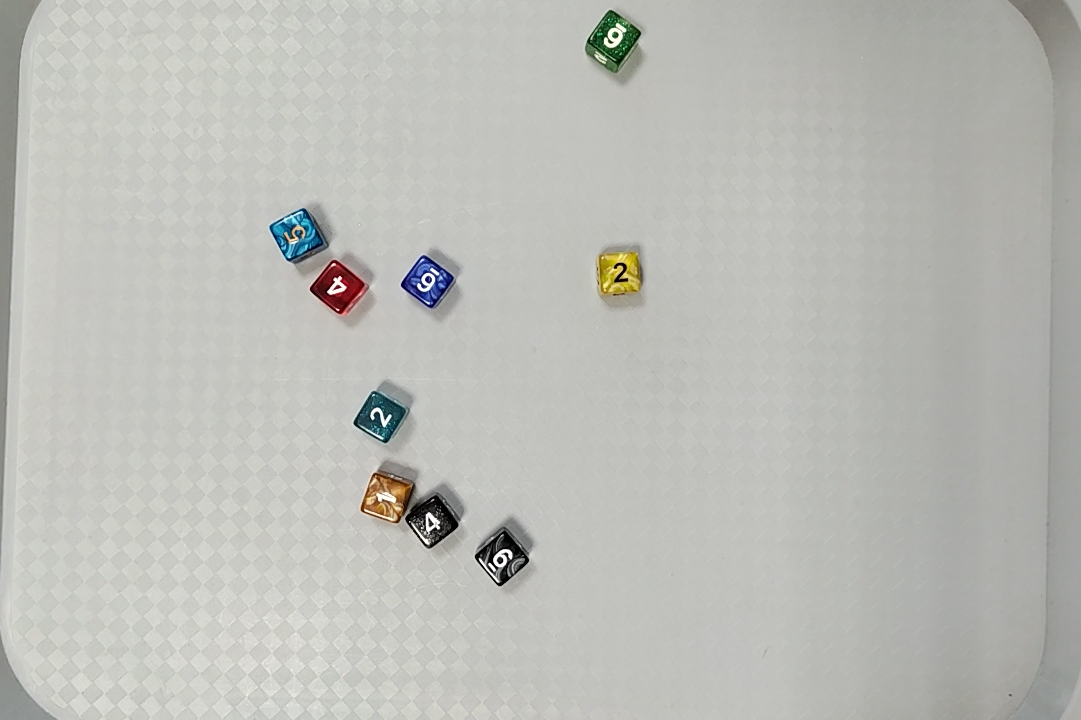
%> input picture datasets/dataset_train/images/image_0003.png, 1081 x 720 px
$ octave test_old.m   (GNU Octave 9; MATLAB toolbox functions it lacks are replaced by stand-ins)
%> lines starting %> are read from the running program, lines starting %| are printed output that depends on the picture; in (x1, y1, x2, y2) boxes, pixels count from 0 and x2, y2 are one past the last pixel; in counts of white or black regions, pixels touching at a corner belong together; the program's own positions count from 1
close all;
clear all;

%% --- SCRIPT INIZIALE PER TESTARE SINGOLE COMPONENTI CON DEBUG --

%% 1. CARICAMENTO IMMAGINE
img_path = "../datasets/dataset_train/images/image_0003.png";
img = imread(img_path);
%> img is the input picture: size 720x1081x3 uint8; mean R, G, B 187.2, 188.1, 183.2
figure, imshow(img), title("1. Immagine Originale");

%% 2. SEGMENTAZIONE INIZIALE (segment_dices_initial)
hsv = rgb2hsv(img);
%> hsv: size 720x1081x3 double; mean H, S, V 0.203, 0.0366, 0.74
S = hsv(:,:,2);
V = hsv(:,:,3);

figure,
subplot(1, 2, 1), imshow(S), title("S channel");
subplot(1, 2, 2), imshow(V), title("V channel");

t1 = graythresh(S);
%> t1 = 0.373
S_bin = imbinarize(S, t1);
%> S_bin: size 720x1081 logical; 1.4% white; 59 white regions (44 under 20 px), largest, box (x1, y1, x2, y2) and area: (597, 252, 641, 296) 1704, (310, 260, 367, 315) 1605, (269, 208, 324, 261) 1487

S_med = medfilt2(S, [9 9]);
V_med = medfilt2(V, [9 9]);

S_smooth = imgaussfilt(S_med, 1.5);
V_smooth = imgaussfilt(V_med, 1.5);

edges_S = edge(S_smooth, 'prewitt');
%> edges_S: size 720x1081 logical; 0.21% white in thin lines or dots, all inside (x1, y1, x2, y2) = (270, 11, 642, 530)
edges_V = edge(V_smooth, 'prewitt');
%> edges_V: size 720x1081 logical; 0.46% white in thin lines or dots
edges_combined = edges_S | edges_V;
%> edges_combined: size 720x1081 logical; 0.63% white in thin lines or dots

dices_mask_initial = S_bin | edges_combined;
%> dices_mask_initial: size 720x1081 logical; 1.8% white; 92 white regions (62 under 20 px), largest, box (x1, y1, x2, y2) and area: (361, 460, 458, 547) 2149, (597, 244, 645, 308) 1862, (310, 250, 367, 315) 1688

figure,
subplot(1,3,1), imshow(S_bin), title("S Binarizzato");
subplot(1,3,2), imshow(edges_combined), title("Edges (S+V)");
subplot(1,3,3), imshow(dices_mask_initial), title("2. Maschera Iniziale (Unita)");

%% 3. PULIZIA MORFOLOGICA E RIMOZIONE BORDI
margin = 2;
[h, w] = size(dices_mask_initial);
[labels_borders, n_borders] = bwlabel(dices_mask_initial);
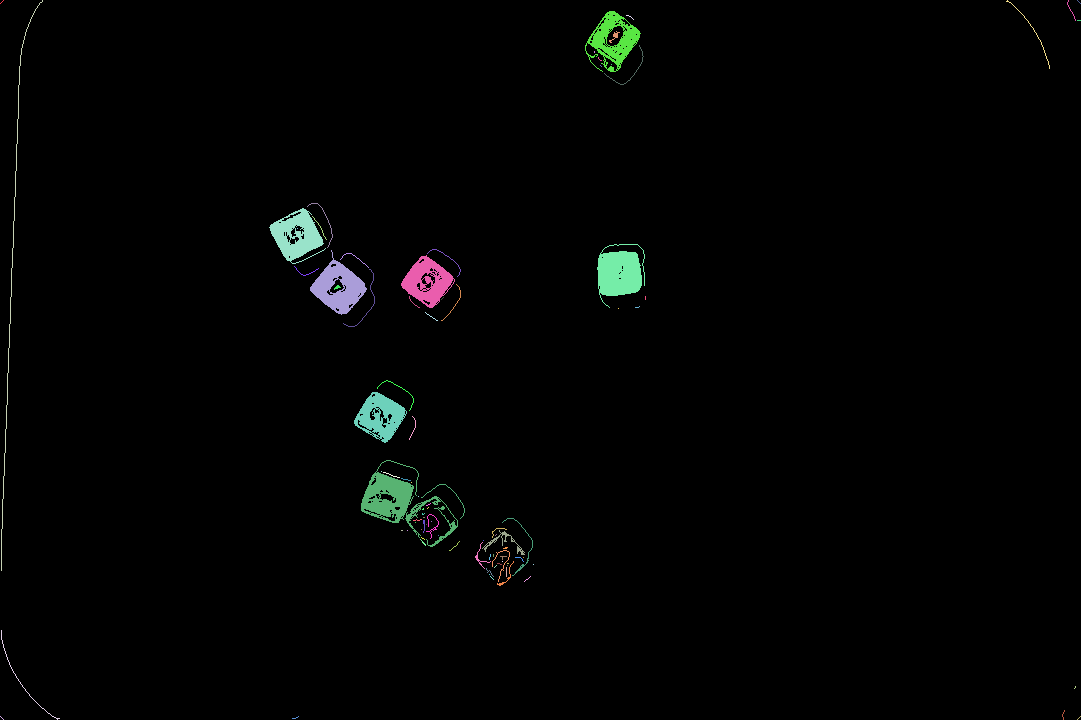
%> labels_borders: size 720x1081 double; 93 distinct labels, from 0 to 92; one colour per label, 0 black
%> n_borders = 92
cleanedMask = dices_mask_initial;

for i = 1:n_borders
    [rows, cols] = find(labels_borders == i);
    if min(rows) <= margin || max(rows) >= h - margin || min(cols) <= margin || max(cols) >= w - margin
        cleanedMask(labels_borders == i) = 0;
    end
end
%> this loop made 92 passes
%> (rows, cols) on passes 1, 2, 6, 8: ([4; 3; 2; 1], [1; 2; 3; 4]), ([717; 718; 719; 720], [1; 2; 3; 4]), ([719; 719; 719; 719; 718; 718; 717], [293; 294; 295; 296; 297; 298; 299]), (229, 298)
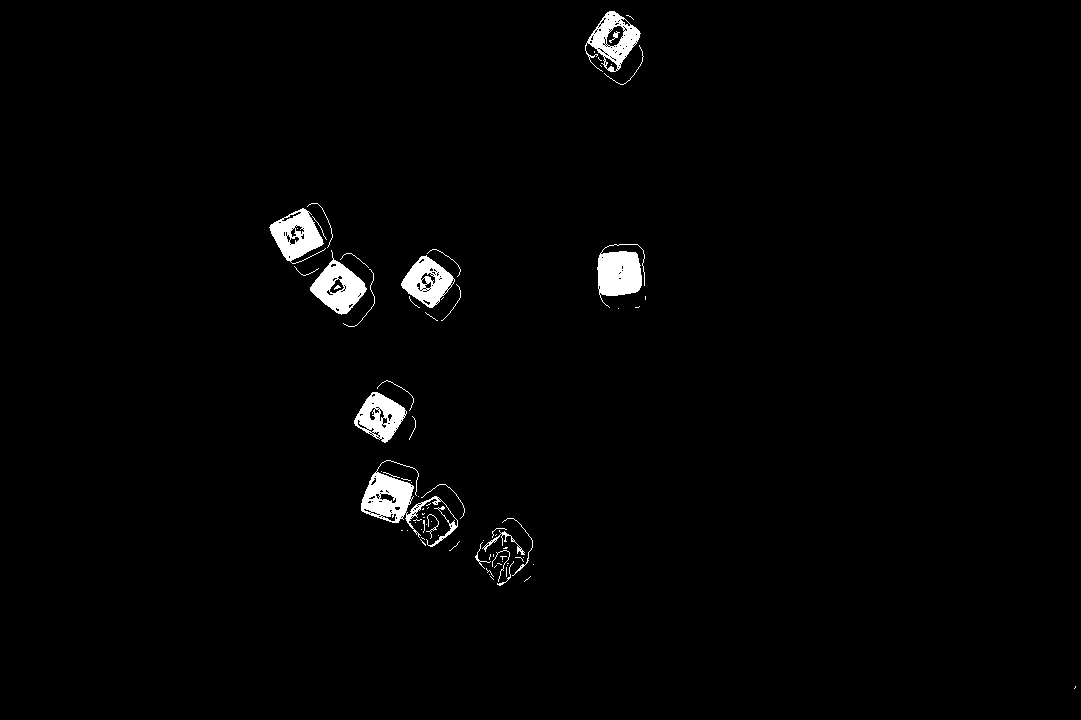
%> cleanedMask: size 720x1081 logical; 1.7% white; 81 white regions (55 under 20 px), largest, box (x1, y1, x2, y2) and area: (361, 460, 458, 547) 2149, (597, 244, 645, 308) 1862, (310, 250, 367, 315) 1688

closedMask = imclose(cleanedMask, strel("disk", 11));
%> closedMask: size 720x1081 logical; 3.3% white; 8 white regions (1 under 20 px), largest, box (x1, y1, x2, y2) and area: (269, 203, 375, 327) 6370, (361, 458, 465, 551) 5476, (585, 11, 644, 85) 2948
openedMask = imopen(closedMask, strel("disk", 13));
%> openedMask: size 720x1081 logical; 3.2% white; 7 white regions, largest, box (x1, y1, x2, y2) and area: (272, 205, 375, 324) 6243, (362, 461, 464, 546) 5300, (586, 13, 643, 83) 2868
morphed_mask = imerode(openedMask, strel("disk", 3));
%> morphed_mask: size 720x1081 logical; 2.8% white; 7 white regions, largest, box (x1, y1, x2, y2) and area: (274, 207, 373, 322) 5509, (364, 463, 462, 544) 4665, (588, 15, 641, 81) 2456

figure,
subplot(1,3,1), imshow(closedMask), title("Closing (11)");
subplot(1,3,2), imshow(openedMask), title("Opening (11)");
subplot(1,3,3), imshow(morphed_mask), title("3. Dopo Pulizia (Erode 5)");

%% 4. ETICHETTATURA E CALCOLO AREE
max_expected_dice_area = 2000;

label = logical(morphed_mask);
stats = regionprops(label, 'Area', 'PixelIdxList');
%> stats = 7 regions; Area: 5509, 4665, 2456, 2437, 2262, 2092, 2047
areas = [stats.Area];
%> areas = [5509 2047 4665 2437 2092 2456 2262]

q75 = prctile(areas, 75);
%> q75 = 4112.8
areas_normal = areas(areas <= q75);
%> areas_normal = [2047 2437 2092 2456 2262]
mean_area = mean(areas_normal);
%> mean_area = 2258.8

if isnan(mean_area) || mean_area > max_expected_dice_area
    mean_area = max_expected_dice_area;
end

area_threshold = 1.5 * mean_area;

mask_to_separate = false(size(morphed_mask));
mask_ok = false(size(morphed_mask));

for i = 1:length(stats)
    if stats(i).Area > area_threshold
        mask_to_separate(stats(i).PixelIdxList) = true;
    else
        mask_ok(stats(i).PixelIdxList) = true;
    end
end
%> this loop made 7 passes
%> mask_ok: size 720x1081 logical; 1.5% white; 5 white regions, box (x1, y1, x2, y2) and area: (588, 15, 641, 81) 2456, (405, 252, 459, 317) 2437, (600, 246, 643, 306) 2262, (479, 522, 531, 580) 2092, (359, 384, 412, 438) 2047
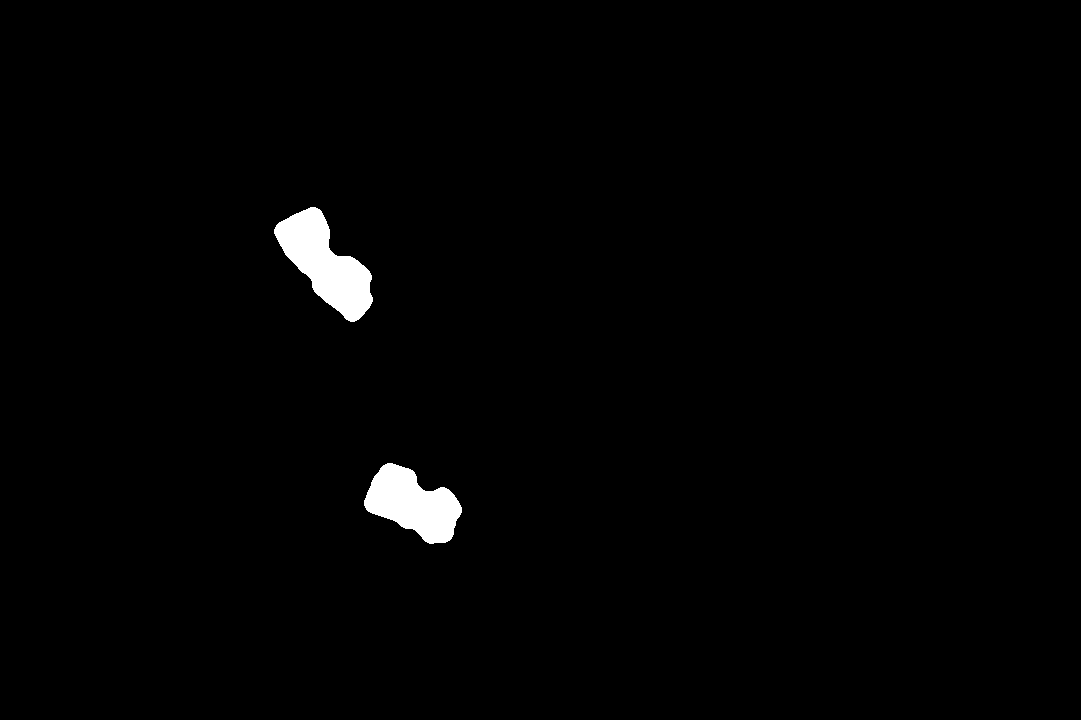
%> mask_to_separate: size 720x1081 logical; 1.3% white; 2 white regions, box (x1, y1, x2, y2) and area: (274, 207, 373, 322) 5509, (364, 463, 462, 544) 4665

figure,
subplot(1,2,1), imshow(mask_ok), title(sprintf("Dadi OK (Area media usata: %.1f)", mean_area));
subplot(1,2,2), imshow(mask_to_separate), title("Da Separare");

%% 5. SEPARAZIONE WATERSHED/VORONOI
cc = bwconncomp(mask_to_separate);
%> cc = 2 connected components
mask_separated = false(size(mask_to_separate));

avg_radius = sqrt(mean_area / pi);
min_distance = avg_radius * 0.9;

for i = 1:cc.NumObjects
    region = false(size(mask_to_separate));
    region(cc.PixelIdxList{i}) = true;

    n_dices = max(2, min(round(length(cc.PixelIdxList{i}) / mean_area), 8));

    D = bwdist(~region);
    D_smooth = imgaussfilt(D, 2);
    local_max = imregionalmax(D_smooth) & region;
    [rows, cols] = find(local_max);
    vals = arrayfun(@(r,c) D_smooth(r,c), rows, cols);
    [~, idx] = sort(vals, 'descend');
    candidates = [cols(idx), rows(idx)];

    if isempty(candidates)
        mask_separated = mask_separated | region;
        continue;
    end

    seeds = candidates(1,:);
    for j = 2:size(candidates, 1)
        distances = vecnorm(seeds - candidates(j,:), 2, 2);
        if all(distances > min_distance)
            seeds = [seeds; candidates(j,:)];
        end
        if size(seeds, 1) >= n_dices
            break;
        end
    end

    [r_reg, c_reg] = find(region);
    pixel_coords = [c_reg, r_reg];
    dist_to_seeds = zeros(length(r_reg), size(seeds,1));
    for s = 1:size(seeds, 1)
        dist_to_seeds(:, s) = vecnorm(pixel_coords - seeds(s,:), 2, 2);
    end

    [~, assignment] = min(dist_to_seeds, [], 2);
    linear_idx = sub2ind(size(region), r_reg, c_reg);
    label_map = zeros(size(region));
    label_map(linear_idx) = assignment;

    boundaries = false(size(region));
    for s = 1:size(seeds, 1)
        seg = label_map == s;
        eroded = imerode(seg, strel('disk', 1));
        boundaries = boundaries | (seg & ~eroded);
    end

    separated_region = region & ~boundaries;
    mask_separated = mask_separated | separated_region;
end
%> this loop made 2 passes
%> (n_dices, rows, cols, vals, idx, candidates) on passes 1 to 2: (3, [238; 283], [305; 344], [23.28; 24.59], [2; 1], [344 283; 305 238]), (2, [494; 515], [395; 433], [23.75; 22.35], [1; 2], [395 494; 433 515])
%> mask_separated: size 720x1081 logical; 1.2% white; 4 white regions, box (x1, y1, x2, y2) and area: (308, 254, 372, 321) 2771, (275, 208, 331, 274) 2403, (365, 464, 421, 525) 2199, (403, 488, 461, 543) 2140
%> region: size 720x1081 logical; 0.6% white; 1 white region, box (x1, y1, x2, y2) and area: (364, 463, 462, 544) 4665

%% 6. FINAL CLEANUP
dices_mask_combined = mask_ok | mask_separated;
%> dices_mask_combined: size 720x1081 logical; 2.7% white; 9 white regions, largest, box (x1, y1, x2, y2) and area: (308, 254, 372, 321) 2771, (588, 15, 641, 81) 2456, (405, 252, 459, 317) 2437
dices_mask_final = dices_mask_combined;

[labels_final, n_final] = bwlabel(dices_mask_final);
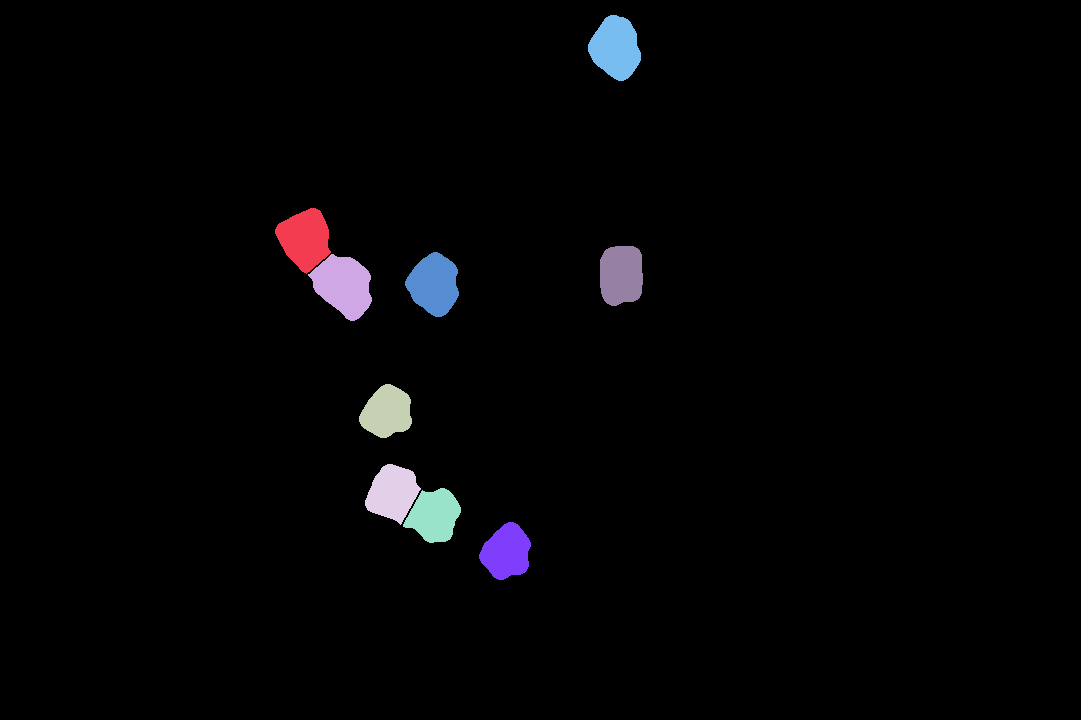
%> labels_final: size 720x1081 double; 10 distinct labels, from 0 to 9; one colour per label, 0 black
%> n_final = 9
areas_final = zeros(1, n_final);
for i = 1:n_final
    areas_final(i) = sum(labels_final(:) == i);
end
%> this loop made 9 passes
%> after the loop, areas_final = [2403 2771 2047 2199 2140 2437 2092 2456 2262]

medianArea = median(areas_final);
%> medianArea = 2262
if medianArea > 1500
    medianArea = 1500;
end

for i = 1:n_final
    if areas_final(i) > medianArea * 1.2
        excess = areas_final(i) / medianArea;
        dynamicErode = round(3 * excess);
        regionMask = labels_final == i;
        eroded = imerode(regionMask, strel("disk", dynamicErode));
        dices_mask_final(regionMask) = 0;
        dices_mask_final(eroded) = 1;
    end
end
%> this loop made 9 passes
%> (excess, dynamicErode) on passes 1 to 8: (1.6, 5), (1.85, 6), (1.36, 4), (1.47, 4), (1.43, 4), (1.62, 5), (1.39, 4), (1.64, 5)
%> dices_mask_final: size 720x1081 logical; 1.9% white; 9 white regions, largest, box (x1, y1, x2, y2) and area: (315, 260, 367, 316) 1819, (592, 19, 637, 77) 1716, (409, 256, 455, 313) 1695
%> eroded: size 720x1081 logical; 0.2% white; 1 white region, box (x1, y1, x2, y2) and area: (604, 250, 639, 302) 1570
%> regionMask: size 720x1081 logical; 0.29% white; 1 white region, box (x1, y1, x2, y2) and area: (600, 246, 643, 306) 2262

final_labels = bwlabel(dices_mask_final);
%> final_labels: size 720x1081 double; 10 distinct labels, from 0 to 9
dices_img = img .* uint8(cat(3, dices_mask_final, dices_mask_final, dices_mask_final));

figure,
subplot(1,2,1), imshow(label2rgb(final_labels, 'jet', 'k', 'shuffle')), title("Labeling Finale");
subplot(1,2,2), imshow(dices_img), title("Immagine Mascherata Finale");

%% 7. STIMA CENTRO E DISCO FINALE
num_dadi = max(final_labels(:));
%> num_dadi = 9

fixed_size = 64;
half_size = floor(fixed_size / 2);
circle_radius = 22;

for i = 1:num_dadi
    mask_dado = (final_labels == i);
    [r, c] = find(mask_dado);
    if isempty(r), continue; end

    min_r = min(r); max_r = max(r);
    min_c = min(c); max_c = max(c);

    crop_rgb = img(min_r:max_r, min_c:max_c, :);
    crop_mask = mask_dado(min_r:max_r, min_c:max_c);

    img_temp = crop_rgb;
    img_temp(repmat(~crop_mask, [1, 1, 3])) = 0;

    hsv_crop = rgb2hsv(img_temp);
    S_smooth = imgaussfilt(hsv_crop(:,:,2), 1.5);
    V_smooth = imgaussfilt(hsv_crop(:,:,3), 1.5);

    edge_OR = edge(S_smooth, 'canny') | edge(V_smooth, 'canny');

    mask_interna = imerode(crop_mask, strel('disk', 6));
    edge_OR(~mask_interna) = 0;

    edge_closed = imclose(edge_OR, strel('disk', 3));
    edge_filled = imfill(edge_closed, 'holes');

    stats = regionprops(edge_filled, 'Area', 'Eccentricity', 'Centroid');

    mask_erosa = imerode(crop_mask, strel('disk', 8));
    if any(mask_erosa(:))
        [r_m, c_m] = find(mask_erosa);
    else
        [r_m, c_m] = find(crop_mask);
    end
    ref_x = mean(c_m);
    ref_y = mean(r_m);

    if isempty(stats)
        center_x_local = ref_x;
        center_y_local = ref_y;
    else
        scores = zeros(1, length(stats));
        for b = 1:length(stats)
            eccentricity_penalty = 1 - stats(b).Eccentricity;
            scores(b) = stats(b).Area * (eccentricity_penalty ^ 2);
        end
        [~, idx_best] = max(scores);
        center_x_local = stats(idx_best).Centroid(1);
        center_y_local = stats(idx_best).Centroid(2);

        dist = sqrt((center_x_local - ref_x)^2 + (center_y_local - ref_y)^2);
        [h_crop, w_crop] = size(crop_mask);
        max_dist = min(h_crop, w_crop) * 0.3;

        if dist > max_dist
            center_x_local = ref_x;
            center_y_local = ref_y;
        end
    end

    center_x_abs = round(min_c + center_x_local - 1);
    center_y_abs = round(min_r + center_y_local - 1);

    x_start = max(1, center_x_abs - half_size);
    y_start = max(1, center_y_abs - half_size);
    x_end = min(size(img, 2), center_x_abs + half_size - 1);
    y_end = min(size(img, 1), center_y_abs + half_size - 1);

    fixed_square_crop = img(y_start:y_end, x_start:x_end, :);

    if size(fixed_square_crop,1) ~= fixed_size || size(fixed_square_crop,2) ~= fixed_size
        fixed_square_crop = imresize(fixed_square_crop, [fixed_size, fixed_size]);
    end

    [X, Y] = meshgrid(1:fixed_size, 1:fixed_size);
    center_c = fixed_size / 2 + 0.5;
    center_r = fixed_size / 2 + 0.5;
    circle_mask = (X - center_c).^2 + (Y - center_r).^2 <= circle_radius^2;

    final_masked_crop = fixed_square_crop;
    final_masked_crop(repmat(~circle_mask, [1, 1, 3])) = 0;

    figure('Name', sprintf('Dado %d', i), 'NumberTitle', 'off', 'Position', [300, 300, 900, 300]);

    subplot(1, 4, 1); imshow(crop_rgb);
    hold on; plot(center_x_local, center_y_local, 'r+', 'MarkerSize', 10, 'LineWidth', 2); hold off;
    title('Originale + Centro Stimato');

    subplot(1, 4, 2); imshow(edge_filled);
    hold on; plot(center_x_local, center_y_local, 'r+', 'MarkerSize', 10, 'LineWidth', 2); hold off;
    title('Blob Selezionato');

    subplot(1, 4, 3); imshow(fixed_square_crop);
    title(sprintf('Quadrato Fisso (%dx%d)', fixed_size, fixed_size));

    subplot(1, 4, 4); imshow(final_masked_crop);
    title(sprintf('Disco Finale (R=%d)', circle_radius));
end
%> this loop made 9 passes
%> (min_r, max_r, min_c, max_c, stats, ref_x, ref_y, idx_best) on passes 1, 4, 6: (213, 268, 280, 325, {Area 683, Centroid [27.1 26], Eccentricity 0.596}, 26.6, 27.31, 1), (468, 520, 369, 417, {Area 455, Centroid [25.1 27.1], Eccentricity 0.537}, 25.32, 25.89, 1), (257, 313, 410, 455, {Area 669, Centroid [25.6 26.1], Eccentricity 0.607}, 25.43, 28.84, 1)
%> pass 1, `title(sprintf('Disco Finale (R=%d)', circle_radius));`:
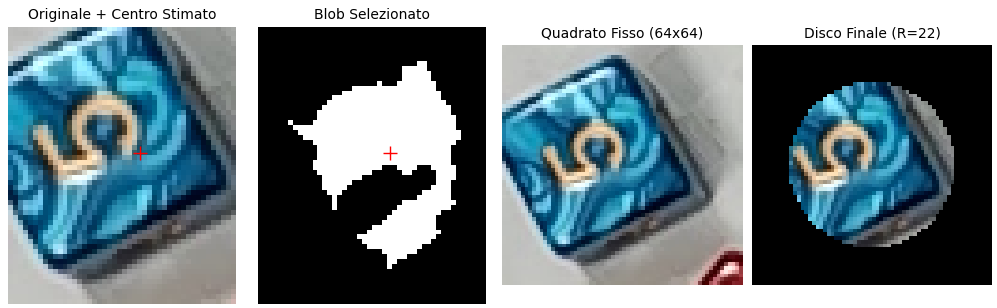
%> figure redrawn from the program's plot data, 4 panels
%> after the loop:
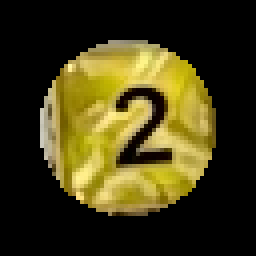
%> final_masked_crop: size 64x64x3 uint8 (shown 4 times larger); mean R, G, B 64.6, 57.6, 21.4
%> after the loop:
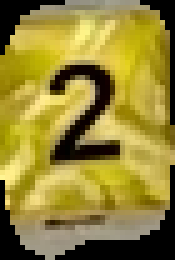
%> img_temp: size 52x35x3 uint8 (shown 5 times larger); mean R, G, B 148.4, 133, 53.6
%> after the loop, c_m = 780 values from 1 to 28; eccentricity_penalty = 1; r_m = 780 values, max 44 at index 211, min 1 at index 527, mean 24.39; scores = [52.32 0.0359 1]
